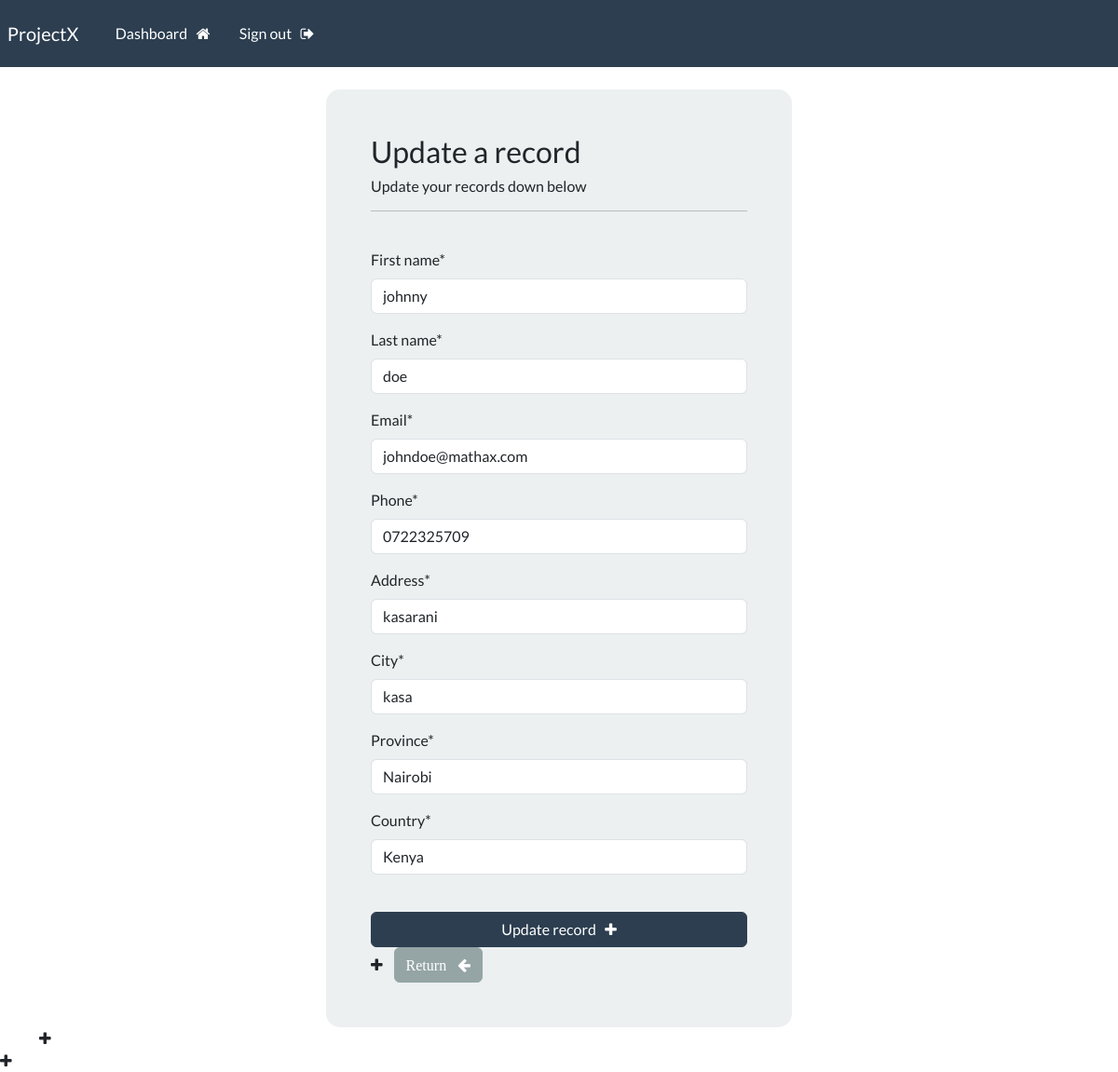
The app's page /update-record/1 (signed in) with its own data.
### webapp/models.py (models this page shows, shortened)
class Record(models.Model): # an id is normally added by django
    creation_date = models.DateTimeField(auto_now_add=True)
    first_name = models.CharField(max_length=100)
    last_name = models.CharField(max_length=100)
    email = models.CharField(max_length=255)
    phone = models.CharField(max_length=20)
    address = models.CharField(max_length=300)
    city = models.CharField(max_length=255)
    province = models.CharField(max_length=200)
    country = models.CharField(max_length=125)

### webapp/views.py (the view)
# urls.py: path('update-record/<int:pk>',views.update_record, name='update-record'),
@login_required(login_url='my-login')
def update_record(request, pk):
    record = Record.objects.get(id=pk)
    form = UpdateRecordForm(instance=record) # we want to get a particular user record
    if request.method == "POST":
        form = UpdateRecordForm(request.POST, instance=record)
        if form.is_valid:
            form.save()
            messages.success(request, "Your record was updated!")
            return redirect('dashboard')
    context = {'form4':form}
    return render(request, 'webapp/update-record.html', context=context)

### webapp/forms.py
class UpdateRecordForm(forms.ModelForm):
    class Meta:
        model = Record
        fields = ['first_name', 'last_name', 'email', 'phone', 'address', 'city', 'province', 'country']

### webapp/templates/webapp/update-record.html (shortened to what this page needs)
{% extends 'webapp/base.html' %}
{% load crispy_forms_tags %}
{% block content %}
<body>
<div class="container bg-light shadow-md p-5 form-layout">
    <h3>Update a record</h3>
    <h6>Update your records down below</h6>
    <hr>
        <br>
        <form method="POST" autocomplete="off">
            {{form4|crispy}}
            <br>
            <button type="submit" class="btn btn-primary w-100 btn-block p-2y">Update record  &nbsp; <i class="fa fa-plus" /> </button>
            <a href="{% url 'dashboard' %}" class="btn btn-secondary">Return &nbsp; <i class="fa fa-arrow-left" aria-hidden="true"></i>
            </a>
        </form>
</div>
</body>
{% endblock %}

### static/css/styles.css (style rules this page uses)
.form-layout { border-radius: 15px; width: 500px; }

### records on screen
Record: first_name "johnny", last_name "doe", email "johndoe@mathax.com", phone "0722325709", address "kasarani", city "kasa", province "Nairobi", country "Kenya"
